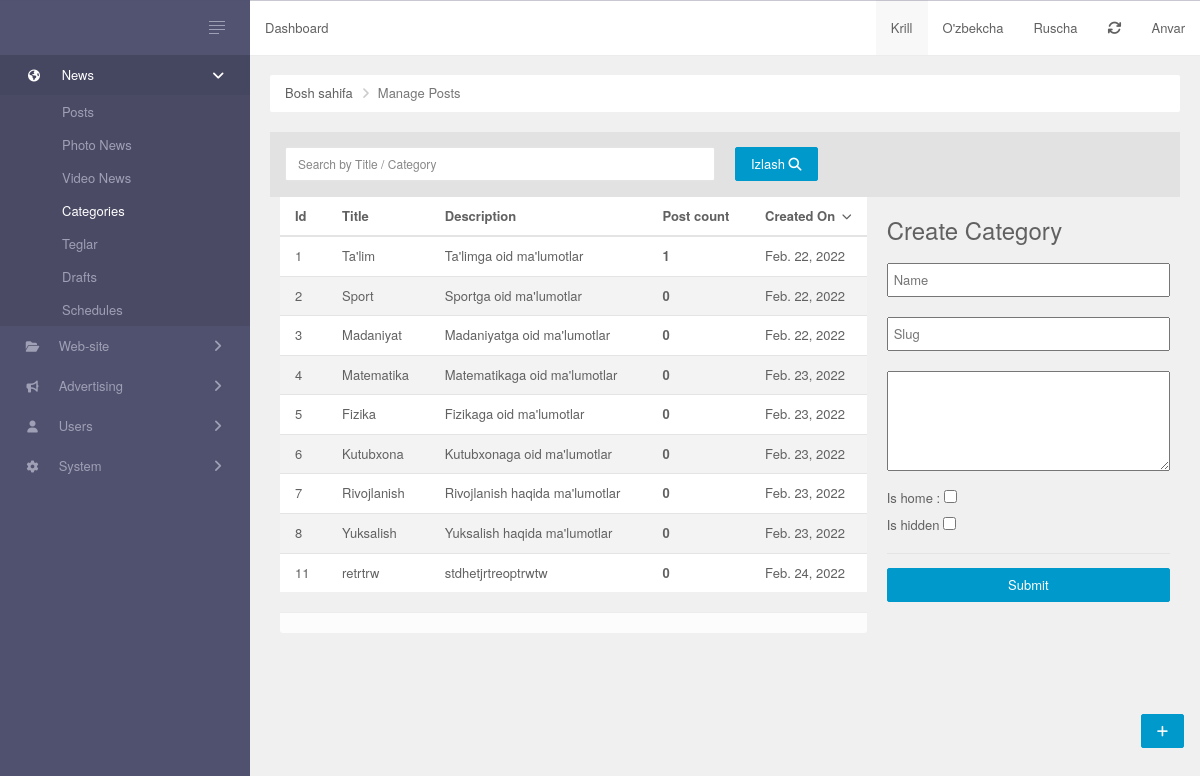
/category/ (signed in), run on the app's committed database.
### Admin/models/postAuthor.py (models this page shows, shortened)
class MyUser(AbstractUser):
    bio = models.CharField(max_length = 200, blank = True)
    location = models.CharField(max_length=30, blank=True)
    birth_date = models.DateTimeField(null = True, blank = True)
    img = models.ImageField(upload_to='users/', blank = True, null = True)
    facebook_link = models.URLField(max_length=200, blank=True, null=True)
    instagram_link = models.URLField(max_length=200, blank=True, null=True)
    youtube_link = models.URLField(max_length=200, blank=True, null=True)
    telegram_link = models.URLField(max_length=200, blank=True, null=True)
    gitHub_link = models.URLField(max_length=200, blank=True, null=True)
    STATUS = Choices('enable', 'disabled')
    status = StatusField()

### Admin/models/category.py (models this page shows, shortened)
class Category(models.Model):
    name = models.CharField(max_length = 200)
    slug = models.SlugField(unique=True)
    description = models.TextField()
    is_hidden = models.BooleanField()
    is_home = models.BooleanField()
    creted_at = models.DateTimeField(auto_now_add = True)

### Admin/views.py (the view)
# urls.py: path('category/',categories,name = 'categories'),
def categories(request):
    category = Category.objects.all()
    a = 'salom'
    paginator = Paginator(category, 20)
    page_number = request.GET.get('page')
    page_obj = paginator.get_page(page_number)
    if request.method == "POST":
        form = CreateCategoryForm(request.POST)
        if form.is_valid():
            form.save()
            redirect('categories')
    else :
        form = CreateCategoryForm()
    return render(request, 'Category.html',{'news':page_obj,'form':form,'a':a})

### Admin/forms.py
class CreateCategoryForm(forms.ModelForm):
    class Meta:
        model = Category
        fields = '__all__'

### Admin/templates/Category.html (shortened to what this page needs)
{% extends 'base.html' %}
{% load static %}
{% load widget_tweaks %}
{% block content %}
        <div class="main-panel">
            {% include 'inc/header.html' %}
            <div class="main-content">
                <ul class="breadcrumb ">
                    <li><a href="/">Bosh sahifa</a></li>
                    <li class="active">Manage Posts</li>
                </ul>
                <div class="button-panel">
                    <a class="btn btn-fab btn-raised btn-primary" href="#" title="Create news Post"><i class="fa fa-plus"></i></a>
                </div>
                <div id="post-grid" data-pjax-container="">
                    <div class="panel panel-default data-grid">
                        <div class="panel-heading">
                            <div class="row" id="data-grid-filters">
                                <form id="w0" action="{% url 'sort_category' %}" method="post">
                                    <div class="col col-md-6">
                                        <div class="form-group field-post-search">
                                            <input type="text" id="post-search" class="form-control" name="query" placeholder="Search by Title / Category">
                                        </div>
                                    </div>
                                    <div class="col col-md-6">
                                        <button class="btn btn-primary" type="submit">Izlash <i class="fa fa-search"></i></button>
                                    </div>
                                </form>
                            </div>
                        </div>
                        <div>
                            {% if a %}
                            <div class="col col-md-8">
                                <div id="data-grid" class="table-responsive scroll">
                                    {% if news %}
                                    <table class="table table-striped table-hover">
                                        <thead>
                                            <tr>
                                                <th>Id</th>
                                                <th><a href="/post/index?sort=title" data-sort="title">Title</a></th>
                                                <th><a href="/post/index?sort=views" data-sort="views">Description</a></th>
                                                <th><a href="/post/index?sort=views" data-sort="views">Post count</a></th>
                                                <th><a class="desc" href="/post/index?sort=published_on" data-sort="published_on">Created On</a></th>
                                            </tr>
                                        </thead>
                                        <tbody>
                                            {% for i in news %}
                                            <tr class="  " data-key="620ddae1f2750876ef694475">
                                                <td><a href="/post/schedule?p=620ddae1f2750876ef694475" data-pjax="0">{{i.id}}</a></td>
                                                <td><a href="#" data-pjax="0">{{i.name}}</a></td>
                                                <td>{{i.description}}</td>
                                                <th><a href="" data-sort="views">{{i.post_set.count}}</a></th>
                                                <td>{{i.creted_at|date}}</td>
                                            </tr>
                                            {% endfor %}
                                        </tbody>
                                    </table>
                                    {% else %}
                                    <div style="color:red;text-align: center;">
                                        <h3>Siz izlagan qidiruv buyicha ma'lumot topilmadi!!!</h3>
                                        <h3>Afsus . Qaytadan harakat qilib kuring</h3>
                                    </div>
                                    {% endif %}
                                    <div class='panel-footer'>
                                    </div>
                                </div>
                            </div>
                            <div class="col col-md-4">
                                {% include 'inc/createcategory.html' %}
                            </div>
                            {% endif %}
                        </div>
                    </div>
                </div>
            </div>
        </div>
{% endblock %}

### Admin/templates/inc/header.html (shortened to what this page needs)
<header class="header navbar">
    <ul class="nav navbar-nav hidden-xs">
        <li>
            <p class="navbar-text">Dashboard</p>
        </li>
    </ul>
    <ul class="nav navbar-nav navbar-right hidden-xs">
        <li class="active">
            <a href="/post/index">Krill</a>
        </li>
        <li class="">
            <a href="/uz/post/index">O'zbekcha</a>
        </li>
        <li class="">
            <a href="/ru/post/index">Ruscha</a>
        </li>
        <li>
            <a href="/system/cache">
                <i class="fa fa-refresh"></i>
            </a>
        </li>
        <li>
            <a data-toggle="dropdown">
                <span>{{user.username}}</span>
            </a>
        </li>
    </ul>
</header>

### static/css/style.css (style rules this page uses)
.button-panel { bottom: 52px; position: fixed; right: 16px; z-index: 10000; }
.main-panel { transition: margin 0.33s cubic-bezier(0.685, 0.0473, 0.346, 1) 0s; }
.form-group { position: relative; }
.header .nav li.active { background-color: #F8F8F8; }
.header { border-bottom: 2px solid #e3e3e3; padding-bottom: 5px; display: block; }
.desc:after { font-family: FontAwesome; content: "\f078"; font-size: 10px; float: right; padding-top: 2px; }
.panel-heading .form-group { margin: 0px; }

### templates/base.html (style rules this page uses)
.scroll { overflow: auto; white-space: nowrap; }

### data on the page
MyUser: username "Anvar"
Category: id "1", name "Ta'lim", description "Ta'limga oid ma'lumotlar", post_set.count "1", creted_at "Feb. 22, 2022"
Category: id "2", name "Sport", description "Sportga oid ma'lumotlar", post_set.count "0", creted_at "Feb. 22, 2022"
Category: id "3", name "Madaniyat", description "Madaniyatga oid ma'lumotlar", post_set.count "0", creted_at "Feb. 22, 2022"
Category: id "4", name "Matematika", description "Matematikaga oid ma'lumotlar", post_set.count "0", creted_at "Feb. 23, 2022"
Category: id "5", name "Fizika", description "Fizikaga oid ma'lumotlar", post_set.count "0", creted_at "Feb. 23, 2022"
Category: id "6", name "Kutubxona", description "Kutubxonaga oid ma'lumotlar", post_set.count "0", creted_at "Feb. 23, 2022"
Category: id "7", name "Rivojlanish", description "Rivojlanish haqida ma'lumotlar", post_set.count "0", creted_at "Feb. 23, 2022"
Category: id "8", name "Yuksalish", description "Yuksalish haqida ma'lumotlar", post_set.count "0", creted_at "Feb. 23, 2022"
Category: id "11", name "retrtrw", description "stdhetjrtreoptrwtw", post_set.count "0", creted_at "Feb. 24, 2022"
